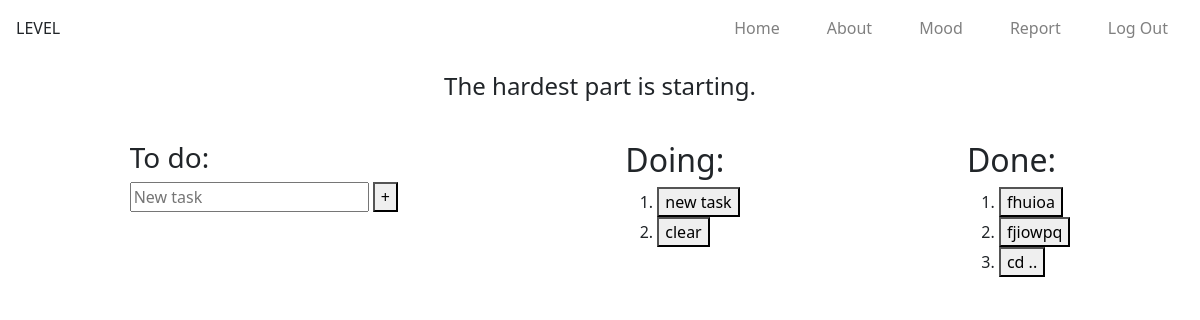
The app's page / (signed in) with its own data.
### tables this page shows
CREATE TABLE tasks
                (id INTEGER PRIMARY KEY AUTOINCREMENT,
                status TEXT NOT NULL,
                timestamp DATETIME DEFAULT CURRENT_TIMESTAMP,
                task TEXT NOT NULL,
                user_id INTEGER REFERENCES users(id));

### app.py (the view, shortened to what this page needs)
@app.route("/", methods=["GET", "POST"])
@login_required
def index():
    if request.method == "GET":
        conn = get_db()
        cursor = conn.cursor()
        cursor.execute("SELECT task FROM tasks WHERE status = 'to do' AND user_id = ?", (session["user_id"], ))
        tasks = cursor.fetchall()
        cursor.execute("SELECT task FROM tasks WHERE status = 'doing' AND user_id = ?", (session["user_id"], ))
        doing = cursor.fetchall()
        cursor.execute("SELECT task FROM tasks WHERE status = 'done' AND user_id = ?", (session["user_id"], ))
        done = cursor.fetchall()
        cursor.execute("SELECT quote FROM quotes ORDER BY RANDOM() LIMIT 1")
        quote = cursor.fetchone()[0]
        conn.commit()
        conn.close()
        return render_template("index.html", tasks=tasks, doing=doing, done=done, quote=quote )

### app.py (called while the page is built)
def login_required(f):
    @wraps(f)
    def wrapper(*args, **kwargs):
        if session.get("user_id") is None:
            return redirect("/login")
        return f(*args, **kwargs)
    return wrapper

def get_db():
    return sqlite3.connect('database.db')

### templates/index.html (shortened to what this page needs)
{% extends "layout.html" %}
{% block main %}
<div id="quote">
     <h4> {{ quote }} </h4>
</div>
<div id="tasks">
    <div>
      <h3> To do: </h3>
      <form action="/" method="post">
        <input autocomplete="off" type="text" name="task" placeholder="New task">
        <button type="submit">+</button>
      </form>
    </div>
    <div>
      <h2>Doing:</h2>
      <form action="/" method="post">
        <ol id="doing">
          {% for task in doing %}
            <li>
              <button name="btn_doing" value="{{ task[0] }}">
                {{ task[0] }}
              </button>
            </li>
          {% endfor %}
        </ol>
      </form>
    </div>
    <div>
      <h2>Done:</h2>
      <form action="/" method="post">
        <ol id="done">
          {% for task in done %}
            <li>
              <button name="btn_done" value="{{ task[0] }}">
                {{ task[0] }}
              </button>
            </li>
          {% endfor %}
        </ol>
      </form>
    </div>
</div>
{% endblock %}

### templates/layout.html (shortened to what this page needs)
<!DOCTYPE html>
<html lang="en">
<head>
  <link href="https://cdn.jsdelivr.net/npm/bootstrap@5.3.8/dist/css/bootstrap.min.css" rel="stylesheet">
  <link rel="stylesheet" href="{{ url_for('static', filename='style.css') }}">
</head>
<body>
  <header>
    <div>
      LEVEL
    </div>
    <nav>
      <ul>
        <li><a href="/">Home</a></li>
        <li><a href="/about">About</a></li>
        <li><a href="/mood">Mood</a></li>
        <li><a href="/report">Report</a></li>
        <li><a href="/logout">Log Out</a></li>
      </ul>
    </nav>
  </header>
  <main>
    {% block main %}{% endblock %}
  </main>
</body>
</html>

### static/style.css (style rules this page uses)
#tasks { display: flex; justify-content: space-around; padding: 16px; }
header { display: flex; justify-content: space-between; padding: 16px; }
nav ul { list-style-type: none; display: flex; gap: 15px; }
nav a { text-decoration: none; color: grey; padding: 16px; }
#quote { display: flex; justify-content: center; align-items: center; margin-bottom: 16px; }

### records on screen
tasks: task "new task"
tasks: task "clear"
tasks: task "fhuioa"
tasks: task "fjiowpq"
tasks: task "cd .."

### other values on screen
{{ quote }} "The hardest part is starting."
